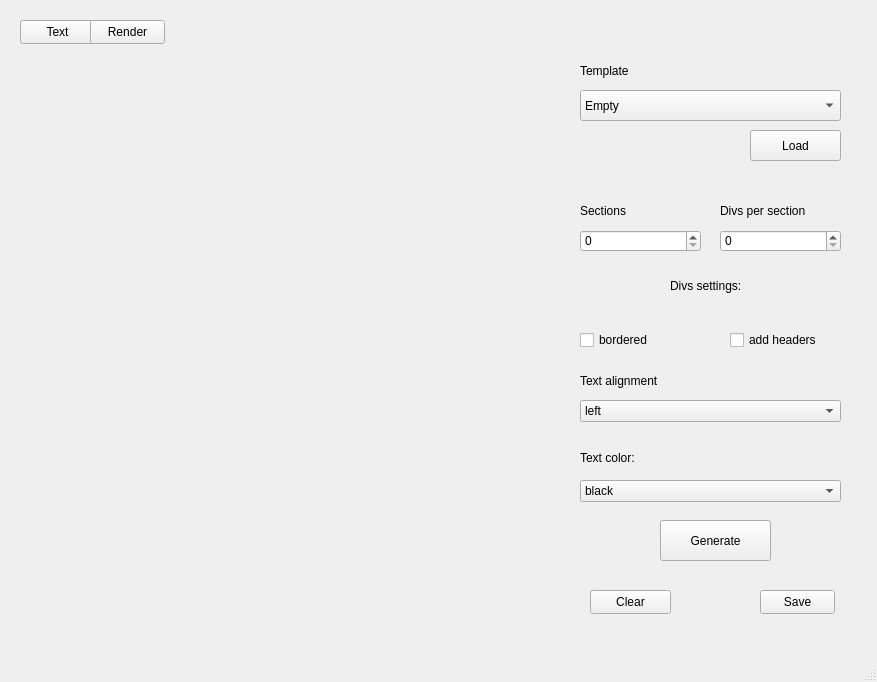
<?xml version="1.0" encoding="UTF-8"?>
<ui version="4.0">
 <class>MainWindow</class>
 <widget class="QMainWindow" name="MainWindow">
  <property name="geometry">
   <rect>
    <x>0</x>
    <y>0</y>
    <width>877</width>
    <height>682</height>
   </rect>
  </property>
  <property name="acceptDrops">
   <bool>true</bool>
  </property>
  <property name="windowTitle">
   <string>HTML-generator</string>
  </property>
  <property name="windowIcon">
   <iconset>
    <normaloff>../../../Downloads/html.png</normaloff>../../../Downloads/html.png</iconset>
  </property>
  <widget class="QWidget" name="centralwidget">
   <widget class="QComboBox" name="templates">
    <property name="geometry">
     <rect>
      <x>580</x>
      <y>90</y>
      <width>261</width>
      <height>31</height>
     </rect>
    </property>
    <property name="editable">
     <bool>false</bool>
    </property>
    <item>
     <property name="text">
      <string>Empty</string>
     </property>
    </item>
    <item>
     <property name="text">
      <string>Standard</string>
     </property>
    </item>
   </widget>
   <widget class="QSpinBox" name="sections_spin">
    <property name="geometry">
     <rect>
      <x>580</x>
      <y>230</y>
      <width>121</width>
      <height>22</height>
     </rect>
    </property>
   </widget>
   <widget class="QLabel" name="sections_label">
    <property name="geometry">
     <rect>
      <x>580</x>
      <y>200</y>
      <width>71</width>
      <height>21</height>
     </rect>
    </property>
    <property name="text">
     <string>Sections</string>
    </property>
   </widget>
   <widget class="QSpinBox" name="divs_spin">
    <property name="geometry">
     <rect>
      <x>720</x>
      <y>230</y>
      <width>121</width>
      <height>22</height>
     </rect>
    </property>
   </widget>
   <widget class="QLabel" name="divs_label">
    <property name="geometry">
     <rect>
      <x>720</x>
      <y>200</y>
      <width>121</width>
      <height>21</height>
     </rect>
    </property>
    <property name="text">
     <string>Divs per section</string>
    </property>
   </widget>
   <widget class="QPushButton" name="generate_btn">
    <property name="geometry">
     <rect>
      <x>660</x>
      <y>520</y>
      <width>111</width>
      <height>41</height>
     </rect>
    </property>
    <property name="text">
     <string>Generate</string>
    </property>
   </widget>
   <widget class="QPushButton" name="text_btn">
    <property name="geometry">
     <rect>
      <x>20</x>
      <y>20</y>
      <width>75</width>
      <height>24</height>
     </rect>
    </property>
    <property name="text">
     <string>Text</string>
    </property>
   </widget>
   <widget class="QPushButton" name="render_btn">
    <property name="geometry">
     <rect>
      <x>90</x>
      <y>20</y>
      <width>75</width>
      <height>24</height>
     </rect>
    </property>
    <property name="text">
     <string>Render</string>
    </property>
   </widget>
   <widget class="QPushButton" name="save_btn">
    <property name="geometry">
     <rect>
      <x>760</x>
      <y>590</y>
      <width>75</width>
      <height>24</height>
     </rect>
    </property>
    <property name="text">
     <string>Save</string>
    </property>
   </widget>
   <widget class="QLabel" name="template_label">
    <property name="geometry">
     <rect>
      <x>580</x>
      <y>60</y>
      <width>81</width>
      <height>21</height>
     </rect>
    </property>
    <property name="text">
     <string>Template</string>
    </property>
   </widget>
   <widget class="QPushButton" name="clear_btn">
    <property name="geometry">
     <rect>
      <x>590</x>
      <y>590</y>
      <width>81</width>
      <height>24</height>
     </rect>
    </property>
    <property name="text">
     <string>Clear</string>
    </property>
   </widget>
   <widget class="QPushButton" name="load_btn">
    <property name="geometry">
     <rect>
      <x>750</x>
      <y>130</y>
      <width>91</width>
      <height>31</height>
     </rect>
    </property>
    <property name="text">
     <string>Load</string>
    </property>
   </widget>
   <widget class="QLabel" name="divs_settings_label">
    <property name="geometry">
     <rect>
      <x>670</x>
      <y>270</y>
      <width>141</width>
      <height>31</height>
     </rect>
    </property>
    <property name="text">
     <string>Divs settings:</string>
    </property>
   </widget>
   <widget class="QCheckBox" name="bordered_check">
    <property name="geometry">
     <rect>
      <x>580</x>
      <y>330</y>
      <width>91</width>
      <height>20</height>
     </rect>
    </property>
    <property name="text">
     <string>bordered</string>
    </property>
   </widget>
   <widget class="QComboBox" name="alignment_spin">
    <property name="geometry">
     <rect>
      <x>580</x>
      <y>400</y>
      <width>261</width>
      <height>22</height>
     </rect>
    </property>
    <property name="editable">
     <bool>false</bool>
    </property>
    <item>
     <property name="text">
      <string>left</string>
     </property>
    </item>
    <item>
     <property name="text">
      <string>center</string>
     </property>
    </item>
    <item>
     <property name="text">
      <string>right</string>
     </property>
    </item>
   </widget>
   <widget class="QLabel" name="alignment_label">
    <property name="geometry">
     <rect>
      <x>580</x>
      <y>370</y>
      <width>81</width>
      <height>21</height>
     </rect>
    </property>
    <property name="text">
     <string>Text alignment</string>
    </property>
   </widget>
   <widget class="QComboBox" name="text_color_spin">
    <property name="geometry">
     <rect>
      <x>580</x>
      <y>480</y>
      <width>261</width>
      <height>22</height>
     </rect>
    </property>
    <property name="editable">
     <bool>false</bool>
    </property>
    <item>
     <property name="text">
      <string>black</string>
     </property>
    </item>
    <item>
     <property name="text">
      <string>red</string>
     </property>
    </item>
    <item>
     <property name="text">
      <string>green</string>
     </property>
    </item>
    <item>
     <property name="text">
      <string>yellow</string>
     </property>
    </item>
    <item>
     <property name="text">
      <string>blue</string>
     </property>
    </item>
   </widget>
   <widget class="QLabel" name="text_color_label">
    <property name="geometry">
     <rect>
      <x>580</x>
      <y>450</y>
      <width>81</width>
      <height>16</height>
     </rect>
    </property>
    <property name="text">
     <string>Text color:</string>
    </property>
   </widget>
   <widget class="QWidget" name="text_view" native="true">
    <property name="geometry">
     <rect>
      <x>20</x>
      <y>60</y>
      <width>531</width>
      <height>581</height>
     </rect>
    </property>
   </widget>
   <widget class="QCheckBox" name="headers_check">
    <property name="geometry">
     <rect>
      <x>730</x>
      <y>330</y>
      <width>111</width>
      <height>20</height>
     </rect>
    </property>
    <property name="text">
     <string>add headers</string>
    </property>
   </widget>
  </widget>
  <widget class="QStatusBar" name="statusbar"/>
 </widget>
 <resources/>
 <connections/>
</ui>
